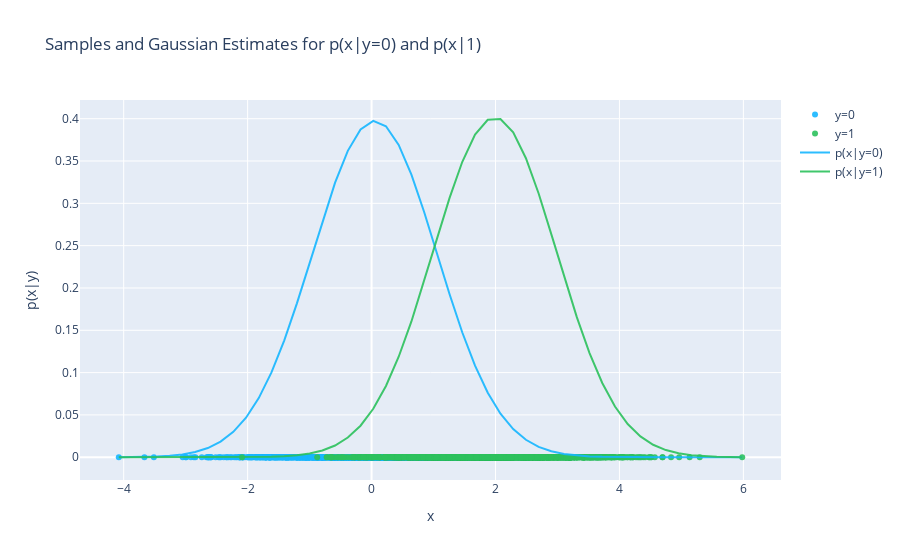
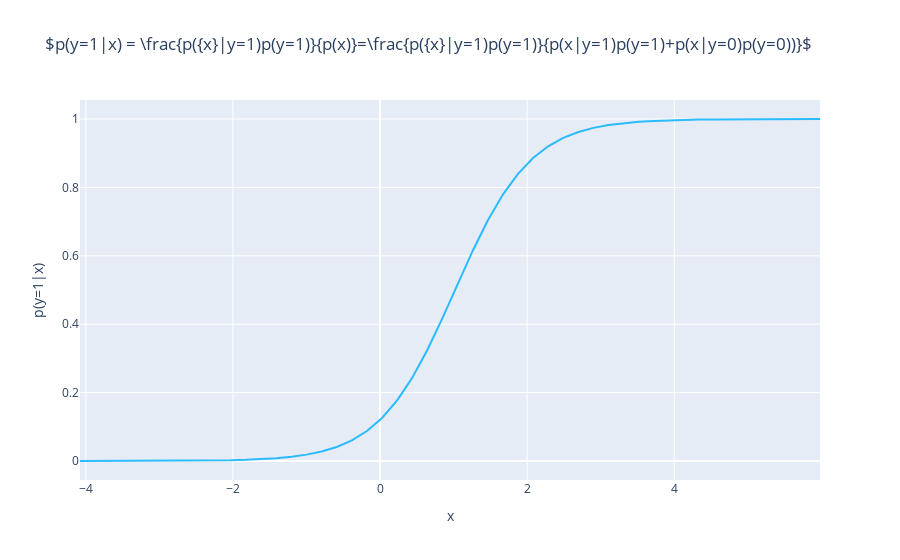

Source (notebook cell) for these figures, in order:
### Code cell
import numpy as np
import plotly.graph_objects as go
import plotly
import plotly.offline as py
from scipy.stats import multivariate_normal as g
py.init_notebook_mode(connected=True)



# Generate samples from two gaussians with different means:
n_samples = 2000 # what if we make this smaller?
x1 = np.random.normal(0, 1, n_samples) 
x2 = np.random.normal(2, 1, n_samples) 

# Define the space of x
x_space = np.linspace(x1.min(), x2.max())

# Compute the estimated p(x|y=0), assuming m = mean and cov = std
y_space_1 = g.pdf(x_space, mean=x1.mean(), cov=x1.std())

# Compute the estimated p(x|y=1), assuming m = mean and cov = std
y_space_2 = g.pdf(x_space, mean=x2.mean(), cov=x2.std())

# Compute p(y=1|x) based on the bayes rule (priors are equal)
y_bayes = y_space_2 * 0.5 / (y_space_2 * 0.5 + y_space_1 * 0.5)

fig = go.Figure(data=[
    go.Scatter(x=x1, y=np.zeros(x1.shape), mode='markers', name='y=0', marker_color='rgba(22, 182, 255, .9)'),
    go.Scatter(x=x2, y=np.zeros(x1.shape), mode='markers', name='y=1', marker_color='rgba(44, 193, 93, .9)'),
    go.Scatter(x=x_space, y=y_space_1, name='p(x|y=0)', marker_color='rgba(22, 182, 255, .9)'),
    go.Scatter(x=x_space, y=y_space_2, name='p(x|y=1)', marker_color='rgba(44, 193, 93, .9)')],
                layout=go.Layout(title='Samples and Gaussian Estimates for p(x|y=0) and p(x|1)', 
                                 xaxis=dict(title='x',),
                                 yaxis=dict(title="p(x|y)",)))
plotly.offline.iplot(fig)

fig = go.Figure(data=[
    go.Scatter(x=x_space, y=y_bayes, name='p(x|y=0)', marker_color='rgba(22, 182, 255, .9)'),],
                layout=go.Layout(title=r'$p(y=1|x) = \frac{p({x}|y=1)p(y=1)}{p(x)}=\frac{p({x}|y=1)p(y=1)}{p(x|y=1)p(y=1)+p(x|y=0)p(y=0))}$', 
                                 xaxis=dict(title="x",),
                                 yaxis=dict(title="p(y=1|x)",)))
plotly.offline.iplot(fig)

### Figure 1 — Plotly figure (JSON) as saved in the notebook; plotly's stock layout.template omitted (floating-point values rounded to 4 significant figures; data arrays with more than 128 entries replaced by an {"elided": "..."} marker saying what was removed)
{"data": [{"marker": {"color": "rgba(22, 182, 255, .9)"}, "mode": "markers", "name": "y=0", "type": "scatter", "x": {"elided": "2000 float values"}, "y": {"elided": "2000 int values"}}, {"marker": {"color": "rgba(44, 193, 93, .9)"}, "mode": "markers", "name": "y=1", "type": "scatter", "x": {"elided": "2000 float values"}, "y": {"elided": "2000 int values"}}, {"marker": {"color": "rgba(22, 182, 255, .9)"}, "name": "p(x|y=0)", "type": "scatter", "x": [-4.079, -3.874, -3.669, -3.463, -3.258, -3.053, -2.847, -2.642, -2.437, -2.231, -2.026, -1.821, -1.615, -1.41, -1.205, -0.9995, -0.7942, -0.5889, -0.3836, -0.1783, 0.02704, 0.2324, 0.4377, 0.643, 0.8483, 1.054, 1.259, 1.464, 1.67, 1.875, 2.08, 2.285, 2.491, 2.696, 2.901, 3.107, 3.312, 3.517, 3.723, 3.928, 4.133, 4.339, 4.544, 4.749, 4.954, 5.16, 5.365, 5.57, 5.776, 5.981], "y": [8.372e-05, 0.0001902, 0.0004146, 0.0008665, 0.001737, 0.003338, 0.006153, 0.01088, 0.01844, 0.02998, 0.04675, 0.06991, 0.1002, 0.1379, 0.1818, 0.23, 0.279, 0.3245, 0.362, 0.3873, 0.3974, 0.391, 0.369, 0.3339, 0.2898, 0.2412, 0.1925, 0.1474, 0.1082, 0.07617, 0.05142, 0.0333, 0.02068, 0.01231, 0.007031, 0.003851, 0.002023, 0.001019, 0.0004922, 0.000228, 0.0001013, 4.316e-05, 1.763e-05, 6.91e-06, 2.597e-06, 9.359e-07, 3.235e-07, 1.072e-07, 3.408e-08, 1.039e-08]}, {"marker": {"color": "rgba(44, 193, 93, .9)"}, "name": "p(x|y=1)", "type": "scatter", "x": [-4.079, -3.874, -3.669, -3.463, -3.258, -3.053, -2.847, -2.642, -2.437, -2.231, -2.026, -1.821, -1.615, -1.41, -1.205, -0.9995, -0.7942, -0.5889, -0.3836, -0.1783, 0.02704, 0.2324, 0.4377, 0.643, 0.8483, 1.054, 1.259, 1.464, 1.67, 1.875, 2.08, 2.285, 2.491, 2.696, 2.901, 3.107, 3.312, 3.517, 3.723, 3.928, 4.133, 4.339, 4.544, 4.749, 4.954, 5.16, 5.365, 5.57, 5.776, 5.981], "y": [3.251e-09, 1.123e-08, 3.715e-08, 1.178e-07, 3.58e-07, 1.043e-06, 2.909e-06, 7.778e-06, 1.993e-05, 4.892e-05, 0.0001151, 0.0002595, 0.0005605, 0.00116, 0.002301, 0.004374, 0.007967, 0.01391, 0.02326, 0.03727, 0.05723, 0.08422, 0.1188, 0.1605, 0.2078, 0.2578, 0.3065, 0.3491, 0.3811, 0.3987, 0.3996, 0.3839, 0.3533, 0.3116, 0.2634, 0.2133, 0.1655, 0.1231, 0.08771, 0.05989, 0.03919, 0.02457, 0.01476, 0.008498, 0.004688, 0.002478, 0.001255, 0.0006094, 0.0002835, 0.0001263]}], "layout": {"title": {"text": "Samples and Gaussian Estimates for p(x|y=0) and p(x|1)"}, "xaxis": {"title": {"text": "x"}}, "yaxis": {"title": {"text": "p(x|y)"}}}}

### Figure 2 — Plotly figure (JSON) as saved in the notebook; plotly's stock layout.template omitted (floating-point values rounded to 4 significant figures)
{"data": [{"marker": {"color": "rgba(22, 182, 255, .9)"}, "name": "p(x|y=0)", "type": "scatter", "x": [-4.079, -3.874, -3.669, -3.463, -3.258, -3.053, -2.847, -2.642, -2.437, -2.231, -2.026, -1.821, -1.615, -1.41, -1.205, -0.9995, -0.7942, -0.5889, -0.3836, -0.1783, 0.02704, 0.2324, 0.4377, 0.643, 0.8483, 1.054, 1.259, 1.464, 1.67, 1.875, 2.08, 2.285, 2.491, 2.696, 2.901, 3.107, 3.312, 3.517, 3.723, 3.928, 4.133, 4.339, 4.544, 4.749, 4.954, 5.16, 5.365, 5.57, 5.776, 5.981], "y": [3.882e-05, 5.9e-05, 8.96e-05, 0.000136, 0.0002061, 0.0003122, 0.0004725, 0.0007145, 0.001079, 0.001629, 0.002456, 0.003698, 0.00556, 0.008346, 0.0125, 0.01867, 0.02777, 0.04109, 0.06036, 0.08778, 0.1259, 0.1772, 0.2435, 0.3246, 0.4176, 0.5166, 0.6142, 0.7032, 0.7789, 0.8396, 0.886, 0.9202, 0.9447, 0.962, 0.974, 0.9823, 0.9879, 0.9918, 0.9944, 0.9962, 0.9974, 0.9982, 0.9988, 0.9992, 0.9994, 0.9996, 0.9997, 0.9998, 0.9999, 0.9999]}], "layout": {"title": {"text": "$p(y=1|x) = \\frac{p({x}|y=1)p(y=1)}{p(x)}=\\frac{p({x}|y=1)p(y=1)}{p(x|y=1)p(y=1)+p(x|y=0)p(y=0))}$"}, "xaxis": {"title": {"text": "x"}}, "yaxis": {"title": {"text": "p(y=1|x)"}}}}
